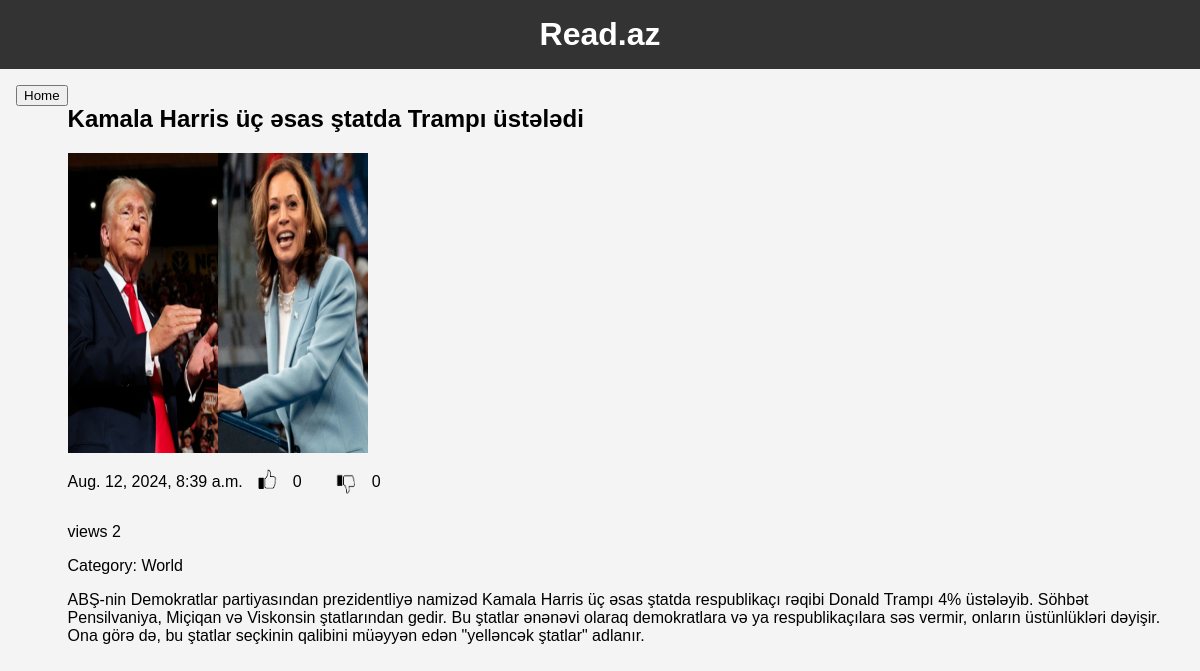
/detail/8/, run on the app's committed database.
### news/models.py (models this page shows, shortened)
class New(models.Model):
    title = models.CharField(max_length=64)
    description = models.TextField()
    category = models.ForeignKey(Category, on_delete=models.CASCADE)
    created_at = models.DateTimeField(default=timezone.now , null= True, blank= True)
    updated_at = models.DateTimeField(auto_now=True)
    watch_count = models.PositiveIntegerField(default=0)
    available = models.BooleanField(default=True)
    image = models.ImageField(upload_to='media/%Y/%m/%d', blank=True)
    likes = models.PositiveIntegerField(default=0)
    dislikes = models.PositiveIntegerField(default=0)

class Category(models.Model):
    title = models.CharField(max_length=32)
    def __str__(self) -> str:
        return f'{self.title}'

### news/views.py (the view)
def post_detail(requset, id):
    post = New.objects.get(id=id)
    post.watch_count += 1
    post.save(update_fields=['watch_count'])
    context = {
        'post':post
    }
    return render (requset, 'news/details.html', context)

### news/templates/news/details.html (shortened to what this page needs)
{% extends "base.html" %}
{% load static %}
{% block content %}
<main>
    <a href="{% url 'home' %}"> <button>Home</button></a>
    <article class="news-detail">
        <h1>{{ post.title }}</h1>
        <img src="{{ post.image.url }}" alt="{{ post.title }}" class="news-detail-image" width="300" height="300" >
        <div class="like-dislike">
            <div class="like-section">
                <p class="category">{{ post.created_at }}</p>
                <img src="{% static 'images/like.png' %}" alt="Like" class="like-button" onclick="likePost({{ post.id }})">
                <span id="likes-{{ post.id }}">{{ post.likes }}</span>
            </div>
            <div class="dislike-section">
                <img src="{% static 'images/dislike.png' %}" alt="Dislike" class="dislike-button" onclick="dislikePost({{ post.id }})">
                <span id="dislikes-{{ post.id }}">{{ post.dislikes }}</span>
            </div>
        </div>
        <p class="category">views {{ post.watch_count }}</p>
        <p class="category"> Category: {{ post.category }}</p>
        <p class="description"> {{ post.description }}</p>
    </article>
</main>
{% endblock %}

### news/static/css/styles.css (style rules this page uses)
body { font-family: Arial, sans-serif; margin: 0; padding: 0; background-color: #f4f4f4; }
main { display: flex; justify-content: center; padding: 1rem; }
.like-dislike img { width: 40px; height: 40px; cursor: pointer; margin: 0 5px; }
.like-dislike { display: flex; gap: 20px; align-items: center; }
.like-section, .dislike-section { display: flex; align-items: center; }
.like-button, .dislike-button { width: 24px; height: 24px; cursor: pointer; margin-right: 5px; }

### data on the page
New: title "Kamala Harris üç əsas ştatda Trampı üstələdi", image (picture), created_at "Aug. 12, 2024, 8:39 a.m.", likes "0", dislikes "0", watch_count "2", category "World", description "ABŞ-nin Demokratlar partiyasından prezidentliyə namizəd Kamala Harris üç əsas ştatda respublikaçı rəqibi Donald Trampı 4% üstələyib. Söhbət Pensilvaniya, Miçiqan və Viskonsin ştatlarından gedir. Bu ştatlar ənənəvi olaraq demokratlara və ya respublikaçılara səs vermir, onların üstünlükləri dəyişir. Ona görə də, bu ştatlar seçkinin qalibini müəyyən edən \"yelləncək ştatlar\" adlanır."
